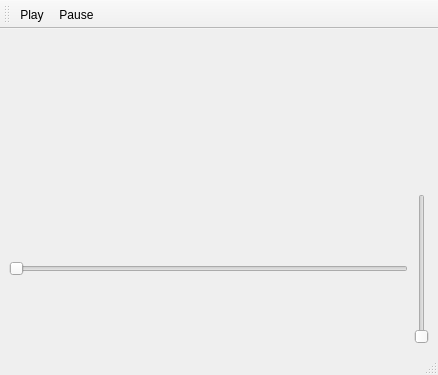
<?xml version="1.0" encoding="UTF-8"?>
<ui version="4.0">
 <class>SimpleMPlayer</class>
 <widget class="QMainWindow" name="SimpleMPlayer">
  <property name="geometry">
   <rect>
    <x>0</x>
    <y>0</y>
    <width>438</width>
    <height>375</height>
   </rect>
  </property>
  <widget class="QWidget" name="centralWidget">
   <layout class="QGridLayout" name="gridLayout">
    <item row="0" column="0">
     <widget class="QWidget" name="videoWidget" native="true">
      <property name="sizePolicy">
       <sizepolicy hsizetype="Preferred" vsizetype="MinimumExpanding">
        <horstretch>0</horstretch>
        <verstretch>0</verstretch>
       </sizepolicy>
      </property>
     </widget>
    </item>
    <item row="1" column="0">
     <layout class="QHBoxLayout" name="horizontalLayout">
      <item>
       <widget class="QSlider" name="seekSlider">
        <property name="orientation">
         <enum>Qt::Horizontal</enum>
        </property>
       </widget>
      </item>
      <item>
       <widget class="QSlider" name="volumeSlider">
        <property name="orientation">
         <enum>Qt::Vertical</enum>
        </property>
       </widget>
      </item>
     </layout>
    </item>
   </layout>
  </widget>
  <widget class="QMenuBar" name="menubar">
   <property name="geometry">
    <rect>
     <x>0</x>
     <y>0</y>
     <width>438</width>
     <height>22</height>
    </rect>
   </property>
  </widget>
  <widget class="QStatusBar" name="statusbar"/>
  <widget class="QToolBar" name="toolBar">
   <property name="windowTitle">
    <string>toolBar</string>
   </property>
   <attribute name="toolBarArea">
    <enum>TopToolBarArea</enum>
   </attribute>
   <attribute name="toolBarBreak">
    <bool>false</bool>
   </attribute>
   <addaction name="actionPlay"/>
   <addaction name="actionPause"/>
  </widget>
  <action name="actionPlay">
   <property name="text">
    <string>Play</string>
   </property>
  </action>
  <action name="actionPause">
   <property name="text">
    <string>Pause</string>
   </property>
  </action>
 </widget>
 <resources/>
 <connections/>
</ui>
